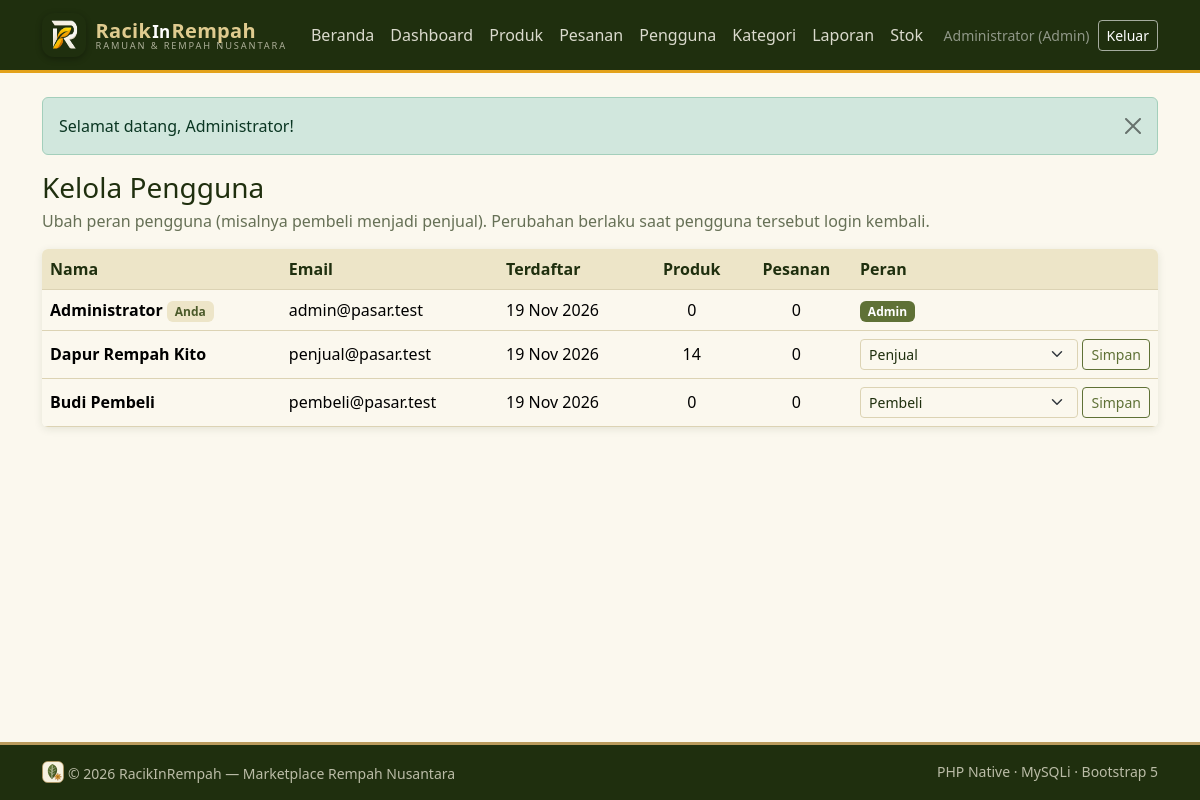
Screenshot of /admin/pengguna.php (signed in) with the database file from the repository.
### tables this page shows
CREATE TABLE users (
  id_user    INT UNSIGNED NOT NULL AUTO_INCREMENT,
  nama       VARCHAR(100) NOT NULL,
  email      VARCHAR(120) NOT NULL,
  password   VARCHAR(255) NOT NULL,
  role       ENUM('admin','penjual','pembeli') NOT NULL DEFAULT 'pembeli',
  alamat     TEXT NULL,
  no_hp      VARCHAR(20) NULL,
  created_at TIMESTAMP NOT NULL DEFAULT CURRENT_TIMESTAMP,
  PRIMARY KEY (id_user),
  UNIQUE KEY uq_users_email (email)
);

### includes/init.php (called while the page is built, shortened)
<?php
function e(mixed $value): string
{
    return htmlspecialchars((string) $value, ENT_QUOTES | ENT_SUBSTITUTE, 'UTF-8');
}
function query(mysqli $db, string $sql, string $types = '', array $params = []): mysqli_stmt
{
    $stmt = $db->prepare($sql);
    $stmt->execute();
    return $stmt;
}
function rows(mysqli $db, string $sql, string $types = '', array $params = []): array
{
    $stmt = query($db, $sql, $types, $params);
    $result = $stmt->get_result();
    $data = $result->fetch_all(MYSQLI_ASSOC);
    return $data;
}
function current_user(): ?array
{
    return isset($_SESSION['user']) && is_array($_SESSION['user'])
        ? $_SESSION['user']
        : null;
}

### admin/pengguna.php (the view, shortened to what this page needs)
<?php
require __DIR__ . '/../includes/init.php';
$roleValid = ['pembeli', 'penjual', 'admin'];
$daftar = rows(
    $db,
    'SELECT us.id_user, us.nama, us.email, us.role, us.created_at,
            (SELECT COUNT(*) FROM produk p WHERE p.id_penjual = us.id_user) AS jml_produk,
            (SELECT COUNT(*) FROM pesanan ps WHERE ps.id_user = us.id_user) AS jml_pesanan
       FROM users us ORDER BY us.id_user'
);
include __DIR__ . '/../includes/header.php';
?>
<h1 class="h3 mb-1">Kelola Pengguna</h1>
<p class="text-muted">Ubah peran pengguna (misalnya pembeli menjadi penjual). Perubahan berlaku saat pengguna tersebut login kembali.</p>
<div class="table-responsive bg-white rounded shadow-sm">
    <table class="table align-middle mb-0">
        <thead class="table-light">
            <tr><th>Nama</th><th>Email</th><th>Terdaftar</th><th class="text-center">Produk</th><th class="text-center">Pesanan</th><th style="min-width:230px">Peran</th></tr>
        </thead>
        <tbody>
        <?php foreach ($daftar as $d): $diriSendiri = (int) $d['id_user'] === (int) $u['id_user']; ?>
            <tr>
                <td class="fw-semibold"><?= e($d['nama']) ?><?= $diriSendiri ? ' <span class="badge text-bg-light">Anda</span>' : '' ?></td>
                <td><?= e($d['email']) ?></td>
                <td><?= e(date('d M Y', strtotime($d['created_at']))) ?></td>
                <td class="text-center"><?= (int) $d['jml_produk'] ?></td>
                <td class="text-center"><?= (int) $d['jml_pesanan'] ?></td>
                <td>
                    <?php if ($diriSendiri): ?>
                        <span class="badge text-bg-secondary"><?= e(ucfirst($d['role'])) ?></span>
                    <?php else: ?>
                        <form method="post" class="d-flex gap-1">
                            <select name="role" class="form-select form-select-sm" aria-label="Peran <?= e($d['nama']) ?>">
                                <?php foreach ($roleValid as $r): ?>
                                    <option value="<?= $r ?>" <?= $d['role'] === $r ? 'selected' : '' ?>><?= ucfirst($r) ?></option>
                                <?php endforeach; ?>
                            </select>
                            <button class="btn btn-sm btn-outline-primary">Simpan</button>
                        </form>
                    <?php endif; ?>
                </td>
            </tr>
        <?php endforeach; ?>
        </tbody>
    </table>
</div>
<?php include __DIR__ . '/../includes/footer.php'; ?>

### includes/header.php (shortened to what this page needs)
<?php
$u = current_user();
?>
<!doctype html>
<html lang="id">
<head>
    <link href="https://cdn.jsdelivr.net/npm/bootstrap@5.3.3/dist/css/bootstrap.min.css" rel="stylesheet">
    <link href="<?= BASE_URL ?>/assets/style.css" rel="stylesheet">
</head>
<body class="d-flex flex-column min-vh-100">
<nav class="navbar navbar-expand-lg navbar-dark bg-brand sticky-top">
    <div class="container">
        <a class="navbar-brand brand-wrap" href="<?= BASE_URL ?>/index.php">
            <img class="brand-logo" src="<?= BASE_URL ?>/assets/logo.png" alt="" width="44" height="44">
            <span class="brand-teks"><span class="brand-nama">Racik<span class="brand-in">In</span>Rempah</span><small class="brand-tag">Ramuan &amp; Rempah Nusantara</small></span>
        </a>
        <div class="collapse navbar-collapse" id="nav">
            <ul class="navbar-nav me-auto">
                <li class="nav-item"><a class="nav-link" href="<?= BASE_URL ?>/index.php">Beranda</a></li>
                <?php if ($u && $u['role'] === 'admin'): ?>
                    <li class="nav-item"><a class="nav-link" href="<?= BASE_URL ?>/admin/dashboard.php">Dashboard</a></li>
                    <li class="nav-item"><a class="nav-link" href="<?= BASE_URL ?>/admin/produk.php">Produk</a></li>
                    <li class="nav-item"><a class="nav-link" href="<?= BASE_URL ?>/admin/pesanan.php">Pesanan</a></li>
                    <li class="nav-item"><a class="nav-link" href="<?= BASE_URL ?>/admin/pengguna.php">Pengguna</a></li>
                    <li class="nav-item"><a class="nav-link" href="<?= BASE_URL ?>/admin/kategori.php">Kategori</a></li>
                    <li class="nav-item"><a class="nav-link" href="<?= BASE_URL ?>/admin/laporan.php">Laporan</a></li>
                    <li class="nav-item"><a class="nav-link" href="<?= BASE_URL ?>/admin/laporan_stok.php">Stok</a></li>
                <?php endif; ?>
            </ul>
            <ul class="navbar-nav align-items-lg-center gap-lg-2">
                <?php if ($u): ?>
                    <li class="nav-item"><span class="navbar-text small text-white-50"><?= e($u['nama']) ?> (<?= e(ucfirst($u['role'])) ?>)</span></li>
                    <li class="nav-item">
                        <form method="post" action="<?= BASE_URL ?>/logout.php" class="d-inline">
                            <button class="btn btn-sm btn-outline-light">Keluar</button>
                        </form>
                    </li>
                <?php else: ?>
                    <li class="nav-item"><a class="nav-link" href="<?= BASE_URL ?>/login.php">Masuk</a></li>
                    <li class="nav-item"><a class="btn btn-sm btn-gold" href="<?= BASE_URL ?>/register.php">Daftar</a></li>
                <?php endif; ?>
            </ul>
        </div>
    </div>
</nav>
<main class="container py-4 flex-grow-1">
<?php foreach ($_SESSION['flash'] ?? [] as [$tipe, $pesan]): ?>
    <div class="alert alert-<?= e($tipe) ?> alert-dismissible fade show" role="alert">
        <?= e($pesan) ?>
        <button type="button" class="btn-close" data-bs-dismiss="alert" aria-label="Tutup"></button>
    </div>
<?php endforeach; unset($_SESSION['flash']); ?>

### includes/footer.php (shortened to what this page needs)
</main>
<footer class="bg-dark text-white-50 py-3 mt-4">
    <div class="container small d-flex justify-content-between flex-wrap gap-2">
        <span><img src="<?= BASE_URL ?>/assets/logo.svg" alt="" width="22" height="22" class="me-1 align-text-bottom">© <?= date('Y') ?> RacikInRempah — Marketplace Rempah Nusantara</span>
        <span>PHP Native · MySQLi · Bootstrap 5</span>
    </div>
</footer>
</body>
</html>

### assets/style.css (style rules this page uses)
:root { --jerami: #B99A5C; --vanila: #DFCB8F; --belukar: #5F7136; --lumut: #1F2F0E; --putih: #FBF8EE; --belukar-deep: #3d4f22; --vanila-soft: #EDE5C8; --garis: #DCD3B4; --belukar-dark: #4b5a2a; --jerami-hover: #cdb06f; --bs-body-bg: var(--putih); --bs-body-color: var(--lumut); --bs-secondary-color: rgba(31, 47, 14, .68); --bs-border-color: var(--garis); --bs-link-color: var(--belukar); --bs-link-hover-color: var(--lumut); }
body { background-color: var(--putih); color: var(--lumut); }
a { color: var(--belukar); }
.text-muted, .text-secondary { color: rgba(31, 47, 14, .68) !important; }
.bg-brand { background-color: var(--lumut); border-bottom: 3px solid var(--jerami); }
.navbar .navbar-brand { color: var(--vanila); letter-spacing: .3px; font-weight: 800; }
.brand-in { color: #fff; font-weight: 600; font-size: .85em; margin: 0 1px; }
.navbar .nav-link { color: rgba(251, 248, 238, .85); }
.btn-outline-primary { --bs-btn-color: var(--belukar); --bs-btn-border-color: var(--belukar); --bs-btn-hover-bg: var(--belukar); --bs-btn-hover-color: #fff; --bs-btn-hover-border-color: var(--belukar); --bs-btn-active-bg: var(--belukar-dark); --bs-btn-active-color: #fff; --bs-btn-active-border-color: var(--belukar-dark); }
.btn-outline-light { --bs-btn-color: #fff; --bs-btn-border-color: rgba(255, 255, 255, .6); --bs-btn-hover-bg: #fff; --bs-btn-hover-color: var(--belukar-dark); --bs-btn-hover-border-color: #fff; }
.bg-white { background-color: #fffdf6 !important; }
.table { --bs-table-border-color: var(--garis); }
.table-light { --bs-table-bg: var(--vanila-soft); --bs-table-color: var(--lumut); --bs-table-border-color: var(--garis); }
.shadow-sm { box-shadow: 0 2px 8px rgba(31, 47, 14, .10) !important; }
.text-bg-light { background-color: var(--vanila-soft) !important; color: var(--belukar-dark) !important; }
.text-bg-secondary { background-color: var(--belukar) !important; color: #fff !important; }
footer.bg-dark { background-color: var(--lumut) !important; border-top: 3px solid var(--jerami); }
footer .small, footer span { color: rgba(247, 242, 226, .72); }
:root { --kunyit: #E3A21A; --kunyit-hover: #f0b438; --kayu-manis: #9C5A2E; --cabai: #B5382A; }
.bg-brand { border-bottom-color: var(--kunyit); }
.card, .table-responsive, .promo-hint { border-radius: .75rem; }
.brand-wrap { display: flex; align-items: center; gap: .6rem; }
.brand-teks { display: flex; flex-direction: column; line-height: 1.05; }
.brand-nama { font-size: 1.25rem; }
.brand-tag { font-size: .58rem; letter-spacing: .2em; text-transform: uppercase; color: rgba(247, 242, 226, .65); font-weight: 500; }
.brand-logo { width: 44px; height: 44px; border-radius: 12px; box-shadow: 0 2px 6px rgba(0, 0, 0, .3); }

### rows the page displays
users: nama "Administrator", role "Admin", shows "Anda", email "admin@pasar.test", created_at "19 Nov 2026", jml_produk "0", jml_pesanan "0"
users: nama "Dapur Rempah Kito", email "penjual@pasar.test", created_at "19 Nov 2026", jml_produk "14", jml_pesanan "0", role "Penjual"
users: nama "Budi Pembeli", email "pembeli@pasar.test", created_at "19 Nov 2026", jml_produk "0", jml_pesanan "0", role "Pembeli"

### other values shown
$pesan "Selamat datang, Administrator!"
